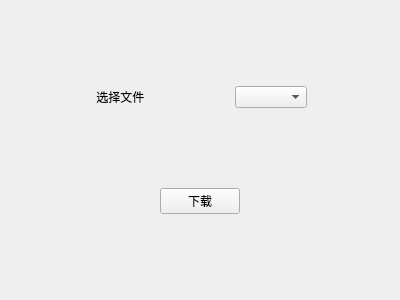
<?xml version="1.0" encoding="UTF-8"?>
<ui version="4.0">
 <class>down</class>
 <widget class="QWidget" name="down">
  <property name="geometry">
   <rect>
    <x>0</x>
    <y>0</y>
    <width>400</width>
    <height>300</height>
   </rect>
  </property>
  <property name="windowTitle">
   <string>下载资料</string>
  </property>
  <layout class="QGridLayout" name="gridLayout">
   <item row="0" column="0">
    <layout class="QVBoxLayout" name="verticalLayout">
     <item>
      <spacer name="verticalSpacer">
       <property name="orientation">
        <enum>Qt::Vertical</enum>
       </property>
       <property name="sizeHint" stdset="0">
        <size>
         <width>20</width>
         <height>40</height>
        </size>
       </property>
      </spacer>
     </item>
     <item>
      <layout class="QHBoxLayout" name="horizontalLayout_2">
       <item>
        <spacer name="horizontalSpacer_2">
         <property name="orientation">
          <enum>Qt::Horizontal</enum>
         </property>
         <property name="sizeHint" stdset="0">
          <size>
           <width>40</width>
           <height>20</height>
          </size>
         </property>
        </spacer>
       </item>
       <item>
        <widget class="QLabel" name="label">
         <property name="text">
          <string> 选择文件 </string>
         </property>
        </widget>
       </item>
       <item>
        <spacer name="horizontalSpacer_4">
         <property name="orientation">
          <enum>Qt::Horizontal</enum>
         </property>
         <property name="sizeHint" stdset="0">
          <size>
           <width>40</width>
           <height>20</height>
          </size>
         </property>
        </spacer>
       </item>
       <item>
        <widget class="QComboBox" name="docselect"/>
       </item>
       <item>
        <spacer name="horizontalSpacer_5">
         <property name="orientation">
          <enum>Qt::Horizontal</enum>
         </property>
         <property name="sizeHint" stdset="0">
          <size>
           <width>40</width>
           <height>20</height>
          </size>
         </property>
        </spacer>
       </item>
      </layout>
     </item>
     <item>
      <spacer name="verticalSpacer_2">
       <property name="orientation">
        <enum>Qt::Vertical</enum>
       </property>
       <property name="sizeHint" stdset="0">
        <size>
         <width>20</width>
         <height>40</height>
        </size>
       </property>
      </spacer>
     </item>
     <item>
      <layout class="QHBoxLayout" name="horizontalLayout">
       <item>
        <spacer name="horizontalSpacer">
         <property name="orientation">
          <enum>Qt::Horizontal</enum>
         </property>
         <property name="sizeHint" stdset="0">
          <size>
           <width>40</width>
           <height>20</height>
          </size>
         </property>
        </spacer>
       </item>
       <item>
        <widget class="QPushButton" name="downdown">
         <property name="text">
          <string>下载</string>
         </property>
        </widget>
       </item>
       <item>
        <spacer name="horizontalSpacer_3">
         <property name="orientation">
          <enum>Qt::Horizontal</enum>
         </property>
         <property name="sizeHint" stdset="0">
          <size>
           <width>40</width>
           <height>20</height>
          </size>
         </property>
        </spacer>
       </item>
      </layout>
     </item>
     <item>
      <spacer name="verticalSpacer_3">
       <property name="orientation">
        <enum>Qt::Vertical</enum>
       </property>
       <property name="sizeHint" stdset="0">
        <size>
         <width>20</width>
         <height>40</height>
        </size>
       </property>
      </spacer>
     </item>
    </layout>
   </item>
  </layout>
 </widget>
 <resources/>
 <connections/>
</ui>
